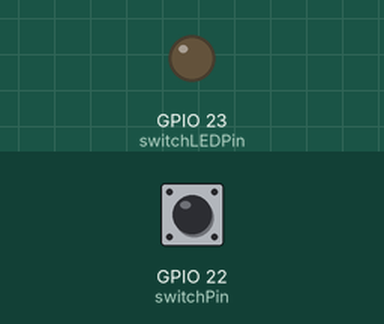
The sketch below on a simulated ESP32. Shown: output pins drawn as LEDs (lit = HIGH). The test bench sets the inputs (shaded band); at power-on: GPIO 22 (switchPin) LOW. What the sketch prints to the serial monitor is not drawn.

Above: at 1.2 s.
1.3 s: GPIO 22 (switchPin) pulled HIGH for 0.15 s
At 1.38 s:
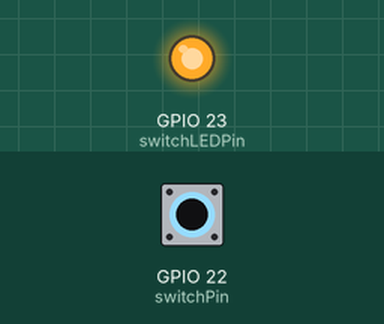
2.9 s: GPIO 22 (switchPin) pulled HIGH for 3.2 s
At 6.6 s:
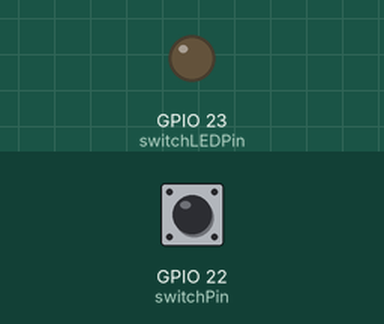
Timing chart, 0 to 8.1 s (numbered marks = the images above; inputs shaded):
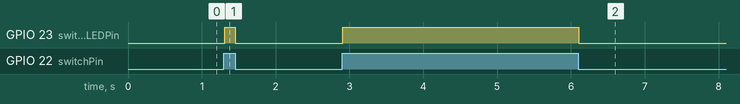

Measured:
- after the input at 1.3 s, GPIO 23 (switchLEDPin): LOW → HIGH at once, → LOW 0.15 s later
- after the input at 2.9 s, GPIO 23 (switchLEDPin): LOW → HIGH at once, → LOW 3.2 s later

The sketch:

sketch.ino
```cpp
int switchPin = 		22;
int switchLEDPin = 		23;
int LEDPin = 			26;


void setup() {
	Serial.begin(9600);
	pinMode(switchPin, INPUT);
	pinMode(switchLEDPin, OUTPUT);
}

void loop () {
	int switchState = digitalRead(switchPin);
	Serial.print(switchState);
	delay(5);
	if(switchState) {
		digitalWrite(switchLEDPin, HIGH);
	}
	else {
		digitalWrite(switchLEDPin, LOW);
	}
}
```
